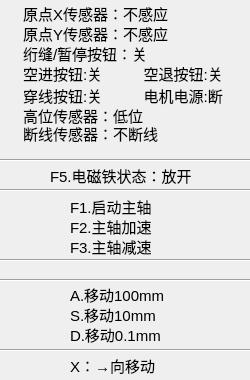
<?xml version="1.0" encoding="UTF-8"?>
<ui version="4.0">
 <class>TestForm</class>
 <widget class="QWidget" name="TestForm">
  <property name="geometry">
   <rect>
    <x>0</x>
    <y>0</y>
    <width>250</width>
    <height>380</height>
   </rect>
  </property>
  <property name="font">
   <font>
    <pointsize>11</pointsize>
   </font>
  </property>
  <property name="windowTitle">
   <string>Form</string>
  </property>
  <property name="autoFillBackground">
   <bool>true</bool>
  </property>
  <widget class="Line" name="line">
   <property name="geometry">
    <rect>
     <x>0</x>
     <y>150</y>
     <width>251</width>
     <height>20</height>
    </rect>
   </property>
   <property name="orientation">
    <enum>Qt::Horizontal</enum>
   </property>
  </widget>
  <widget class="Line" name="line_2">
   <property name="geometry">
    <rect>
     <x>0</x>
     <y>180</y>
     <width>251</width>
     <height>20</height>
    </rect>
   </property>
   <property name="orientation">
    <enum>Qt::Horizontal</enum>
   </property>
  </widget>
  <widget class="Line" name="line_3">
   <property name="geometry">
    <rect>
     <x>0</x>
     <y>250</y>
     <width>251</width>
     <height>20</height>
    </rect>
   </property>
   <property name="orientation">
    <enum>Qt::Horizontal</enum>
   </property>
  </widget>
  <widget class="Line" name="line_4">
   <property name="geometry">
    <rect>
     <x>0</x>
     <y>270</y>
     <width>251</width>
     <height>20</height>
    </rect>
   </property>
   <property name="orientation">
    <enum>Qt::Horizontal</enum>
   </property>
  </widget>
  <widget class="Line" name="line_5">
   <property name="geometry">
    <rect>
     <x>0</x>
     <y>340</y>
     <width>251</width>
     <height>20</height>
    </rect>
   </property>
   <property name="orientation">
    <enum>Qt::Horizontal</enum>
   </property>
  </widget>
  <widget class="QLabel" name="label">
   <property name="geometry">
    <rect>
     <x>23</x>
     <y>5</y>
     <width>151</width>
     <height>17</height>
    </rect>
   </property>
   <property name="text">
    <string>原点X传感器：不感应</string>
   </property>
  </widget>
  <widget class="QLabel" name="label_2">
   <property name="geometry">
    <rect>
     <x>23</x>
     <y>25</y>
     <width>151</width>
     <height>17</height>
    </rect>
   </property>
   <property name="text">
    <string>原点Y传感器：不感应</string>
   </property>
  </widget>
  <widget class="QLabel" name="label_3">
   <property name="geometry">
    <rect>
     <x>23</x>
     <y>45</y>
     <width>141</width>
     <height>17</height>
    </rect>
   </property>
   <property name="text">
    <string>绗缝/暂停按钮：关</string>
   </property>
  </widget>
  <widget class="QLabel" name="label_4">
   <property name="geometry">
    <rect>
     <x>23</x>
     <y>65</y>
     <width>221</width>
     <height>17</height>
    </rect>
   </property>
   <property name="font">
    <font>
     <pointsize>11</pointsize>
    </font>
   </property>
   <property name="text">
    <string>空进按钮:关          空退按钮:关 </string>
   </property>
  </widget>
  <widget class="QLabel" name="label_5">
   <property name="geometry">
    <rect>
     <x>23</x>
     <y>85</y>
     <width>211</width>
     <height>20</height>
    </rect>
   </property>
   <property name="focusPolicy">
    <enum>Qt::NoFocus</enum>
   </property>
   <property name="text">
    <string>穿线按钮:关          电机电源:断</string>
   </property>
  </widget>
  <widget class="QLabel" name="label_6">
   <property name="geometry">
    <rect>
     <x>23</x>
     <y>105</y>
     <width>131</width>
     <height>20</height>
    </rect>
   </property>
   <property name="text">
    <string>高位传感器：低位</string>
   </property>
  </widget>
  <widget class="QLabel" name="label_7">
   <property name="geometry">
    <rect>
     <x>23</x>
     <y>125</y>
     <width>141</width>
     <height>17</height>
    </rect>
   </property>
   <property name="text">
    <string>断线传感器：不断线</string>
   </property>
  </widget>
  <widget class="QLabel" name="label_8">
   <property name="geometry">
    <rect>
     <x>50</x>
     <y>167</y>
     <width>151</width>
     <height>17</height>
    </rect>
   </property>
   <property name="text">
    <string>F5.电磁铁状态：放开</string>
   </property>
  </widget>
  <widget class="QLabel" name="label_9">
   <property name="geometry">
    <rect>
     <x>70</x>
     <y>198</y>
     <width>101</width>
     <height>17</height>
    </rect>
   </property>
   <property name="text">
    <string>F1.启动主轴</string>
   </property>
  </widget>
  <widget class="QLabel" name="label_10">
   <property name="geometry">
    <rect>
     <x>70</x>
     <y>218</y>
     <width>91</width>
     <height>17</height>
    </rect>
   </property>
   <property name="text">
    <string>F2.主轴加速</string>
   </property>
  </widget>
  <widget class="QLabel" name="label_11">
   <property name="geometry">
    <rect>
     <x>70</x>
     <y>238</y>
     <width>81</width>
     <height>17</height>
    </rect>
   </property>
   <property name="text">
    <string>F3.主轴减速</string>
   </property>
  </widget>
  <widget class="QLabel" name="label_12">
   <property name="geometry">
    <rect>
     <x>70</x>
     <y>286</y>
     <width>101</width>
     <height>17</height>
    </rect>
   </property>
   <property name="text">
    <string>A.移动100mm</string>
   </property>
  </widget>
  <widget class="QLabel" name="label_13">
   <property name="geometry">
    <rect>
     <x>70</x>
     <y>306</y>
     <width>91</width>
     <height>17</height>
    </rect>
   </property>
   <property name="text">
    <string>S.移动10mm</string>
   </property>
  </widget>
  <widget class="QLabel" name="label_14">
   <property name="geometry">
    <rect>
     <x>70</x>
     <y>326</y>
     <width>101</width>
     <height>17</height>
    </rect>
   </property>
   <property name="text">
    <string>D.移动0.1mm</string>
   </property>
  </widget>
  <widget class="QLabel" name="label_15">
   <property name="geometry">
    <rect>
     <x>70</x>
     <y>355</y>
     <width>131</width>
     <height>20</height>
    </rect>
   </property>
   <property name="text">
    <string>X：→向移动</string>
   </property>
  </widget>
 </widget>
 <resources/>
 <connections/>
</ui>
